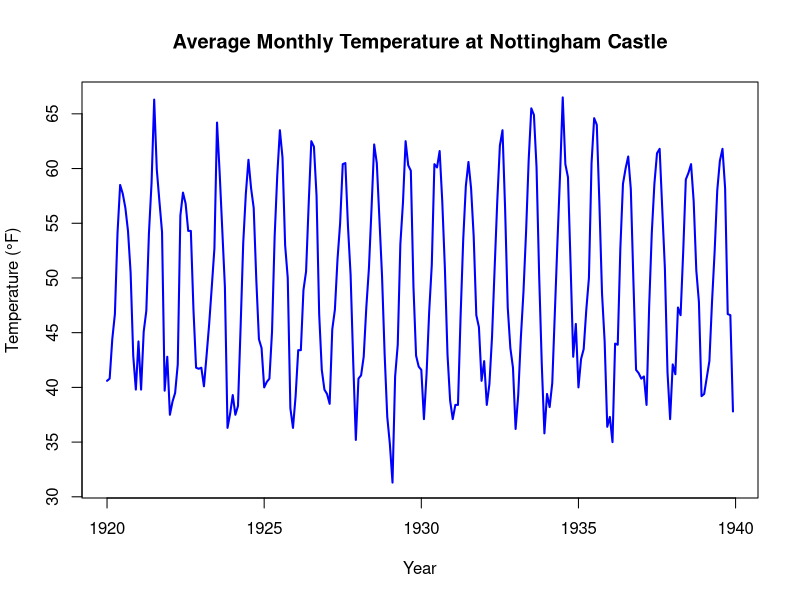
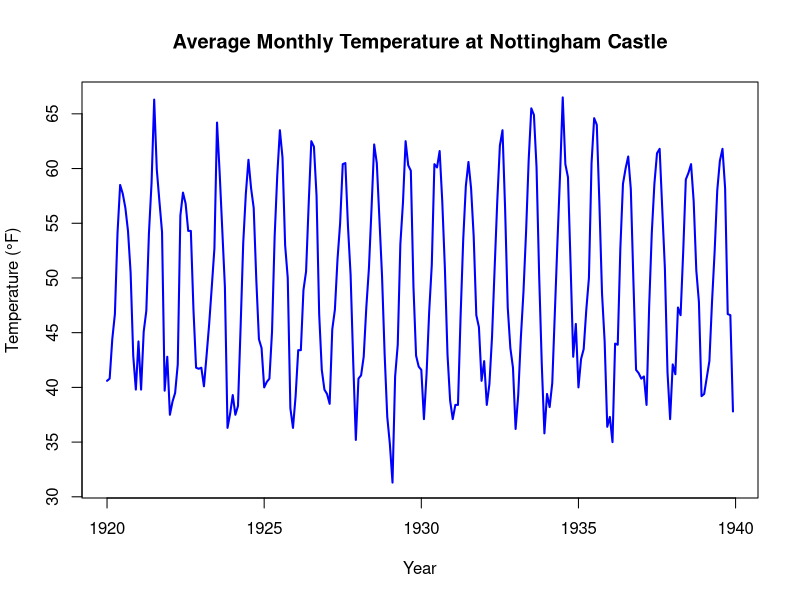

The R script that drew these images, in order:
## ---- chunk 1
knitr::opts_chunk$set(echo = TRUE)
library(datasets)
library(forecast)
## ---- chunk 2

# (a) Load the required library
library(datasets)

# (b) Load the nottem dataset
data("nottem")

# (c) View the description of the dataset
?nottem

# (d) Check frequency of the dataset
frequency(nottem)

# (e) Plot the dataset
plot(
  nottem,
  main = "Average Monthly Temperature at Nottingham Castle",
  xlab = "Year",
  ylab = "Temperature (°F)",
  col = "blue",
  lwd = 2
)
## ---- chunk 3
plot(
  nottem,
  main = "Average Monthly Temperature at Nottingham Castle",
  xlab = "Year",
  ylab = "Temperature (°F)",
  col = "blue",
  lwd = 2
)
